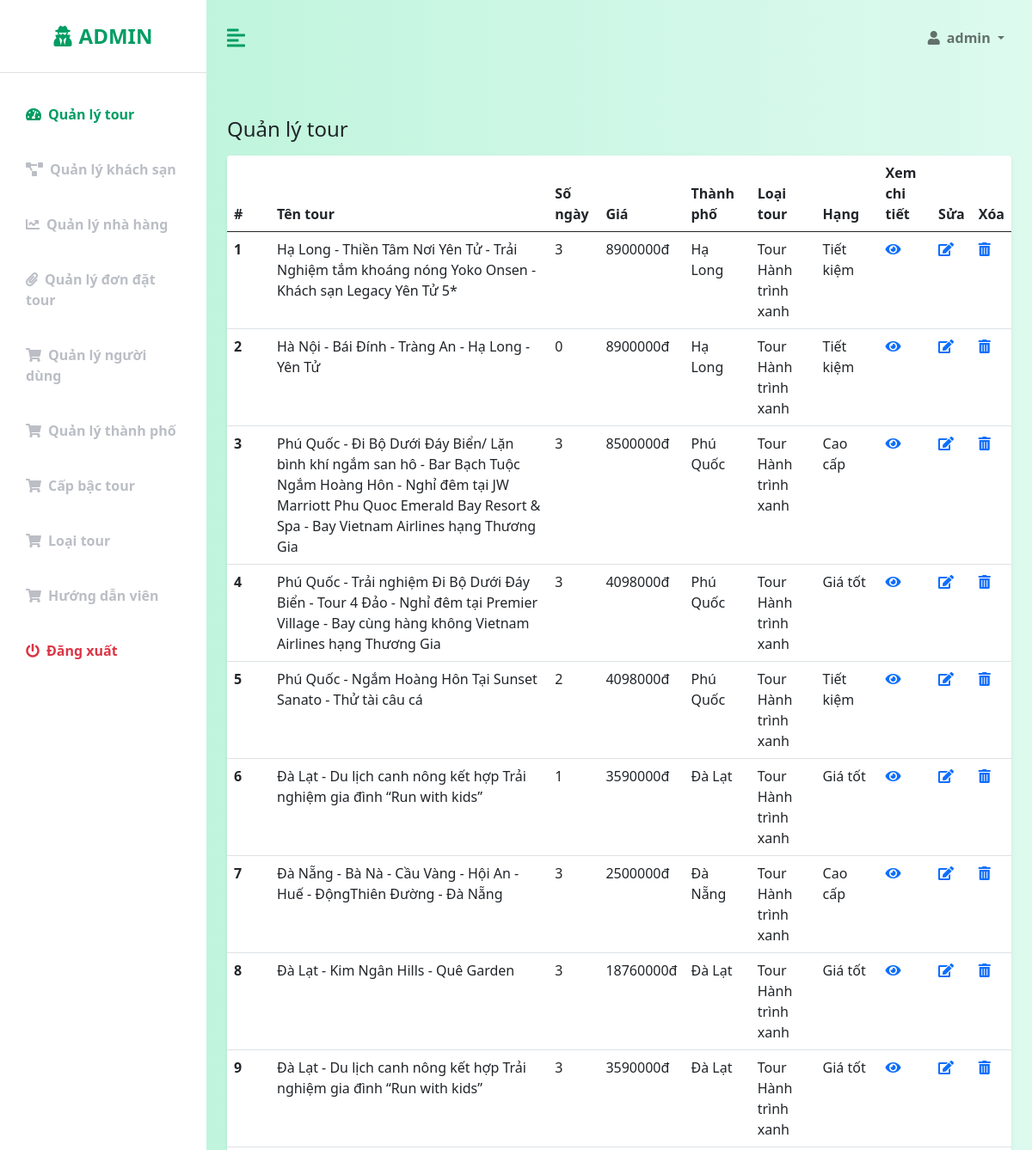
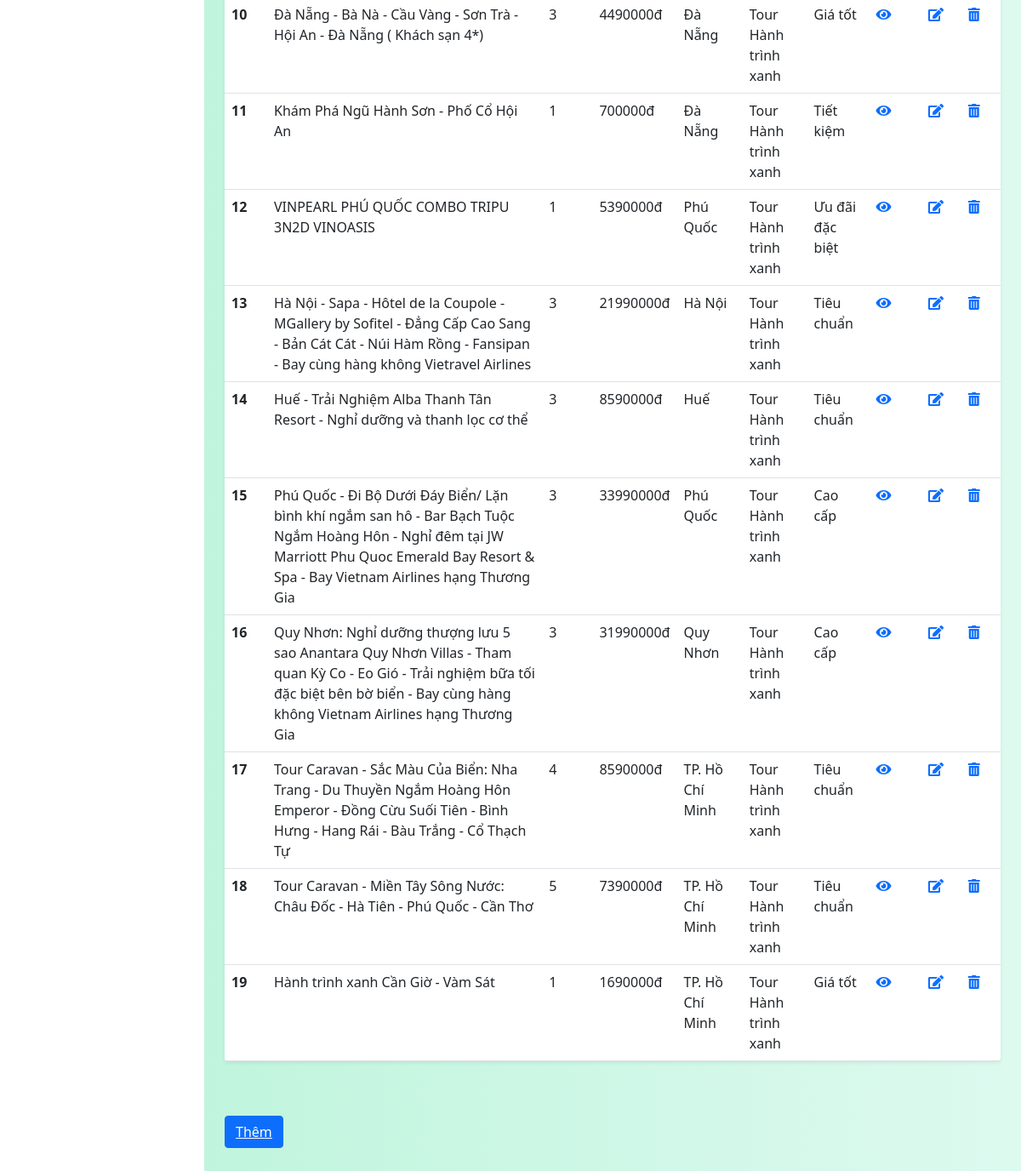
/admin/index.php (signed in), run on the app's committed database (2 pictures, top to bottom).
### tables this page shows
CREATE TABLE `customers` (
  `customer_id` int(11) NOT NULL,
  `user_name` varchar(50) NOT NULL,
  `password` varchar(255) NOT NULL,
  `email` varchar(50) NOT NULL,
  `birthday` datetime NOT NULL,
  `phone_number` varchar(10) NOT NULL,
  `name` varchar(50) NOT NULL,
  `gender` int(1) NOT NULL,
  `status` int(1) NOT NULL,
  `code` varchar(255) NOT NULL,
  `is_admin` int(10) NOT NULL,
  `date_created` datetime NOT NULL DEFAULT current_timestamp()
);

CREATE TABLE `tours` (
  `tour_id` int(11) NOT NULL,
  `tour_name` varchar(255) NOT NULL,
  `description` varchar(5000) DEFAULT NULL,
  `places` varchar(500) NOT NULL,
  `day_count` int(11) NOT NULL,
  `res_id` int(11) DEFAULT NULL,
  `hotel_id` int(11) DEFAULT NULL,
  `price_per_person` int(11) NOT NULL,
  `image_1` varchar(255) NOT NULL,
  `image_2` varchar(255) NOT NULL,
  `image_3` varchar(255) NOT NULL,
  `image_4` varchar(255) NOT NULL,
  `city_id` int(11) NOT NULL,
  `tour_guide_id` int(11) DEFAULT NULL,
  `tour_type_id` int(10) NOT NULL,
  `tour_rank_id` int(10) NOT NULL,
  `travel_schedule` text DEFAULT NULL,
  `max` int(11) NOT NULL DEFAULT 6
);

CREATE TABLE `cities` (
  `city_id` int(11) NOT NULL,
  `city_name` varchar(50) NOT NULL,
  `description` varchar(1000) DEFAULT NULL,
  `image` varchar(255) NOT NULL
);

CREATE TABLE `tourtypes` (
  `tour_type_id` int(10) NOT NULL,
  `type_name` varchar(55) NOT NULL,
  `image` varchar(255) NOT NULL
);

CREATE TABLE `ranks` (
  `rank_id` int(10) NOT NULL,
  `rank_name` varchar(55) NOT NULL,
  `description` varchar(255) NOT NULL
);

### config/database-function.php (called while the page is built, shortened)
<?php
    require_once('database-connection.php');
    function simpleQuery($sql, bool $isGet = true, $params = []){
        global $conn;
        $stmt = $conn -> prepare($sql);
        if(count($params) > 0){
            $types = '';
            foreach($params as $v){
                if(is_int($v)){
                    $types = $types.'i';
                }else if(is_double($v)){
                    $types = $types.'d';
                }else{
                    $types = $types.'s';
                }
            }
            $values = array_values($params);
            $stmt -> bind_param($types, ...$values);
        }
        $stmt -> execute();
        if($isGet){
            $record = $stmt -> get_result() -> fetch_all(MYSQLI_ASSOC);
            return $record;
        }else{
            return $stmt;
        }
    }
?>

### admin/index.php (the view, shortened to what this page needs)
<?php
    require('templates-admin/header.php');
?>
            <div class="container-fluid px-4" style="margin-bottom: 20%;">
                <div class="row my-5">
                    <h3 class="fs-4 mb-3">Quản lý tour</h3>
                    <div class="col">
                        <table class="table bg-white rounded shadow-sm  table-hover">
                            <thead>
                                <tr>
                                    <th scope="col" width="50">#</th>
                                    <th scope="col">Tên tour</th>
                                    <th scope="col">Số ngày</th>
                                    <th scope="col">Giá</th>
                                    <th scope="col">Thành phố</th>
                                    <th scope="col">Loại tour</th>
                                    <th scope="col">Hạng</th>
                                    <th scope="col">Xem chi tiết</th>
                                    <th scope="col">Sửa</th>
                                    <th scope="col">Xóa</th>
                                </tr>
                            </thead>
                            <tbody>
                                <?php
                                    $sql = "select * from tours, cities, tourtypes, ranks where tours.city_id = cities.city_id and tours.tour_rank_id = ranks.rank_id and tours.tour_type_id and tourtypes.tour_type_id group by tours.tour_id order by tours.tour_id desc";
                                    $tours = simpleQuery($sql);
                                    $i = 1;
                                    foreach($tours as $t){
                                        echo '
                                            <tr>
                                                <th scope="row">'.$i.'</th>
                                                <td>'.$t["tour_name"].'</td>
                                                <td>'.$t["day_count"].'</td>
                                                <td>'.$t["price_per_person"].'đ</td>
                                                <td>'.$t["city_name"].'</td>
                                                <td>Tour '.$t["type_name"].'</td>
                                                <td>'.$t["rank_name"].'</td>
                                                <td><a href="../more_info.php?tour_id='.$t["tour_id"].'"><i class="fas fa-eye"></i></a></td>
                                                <td><a href="sua-tour.php?tour_id='.$t["tour_id"].'"><i class="fas fa-edit"></i></a></td>
                                                <td><a href="xoa.php?tours=&tour_id='.$t["tour_id"].'"><i class="fas fa-trash-alt"></i></a></td>
                                            </tr>
                                        ';
                                        $i++;
                                    }
                                ?>
                            </tbody>
                        </table>
                    </div>
                </div>
                <button type="button" class="btn btn-primary" style="margin-bottom: 12px"><a href="them-tour.php" class="text-white">Thêm</a></button>
<?php
    include('templates-admin/footer.php')
?>

### admin/templates-admin/header.php (shortened to what this page needs)
<!DOCTYPE html>
<html lang="en">
<head>
    <link href="https://cdn.jsdelivr.net/npm/bootstrap@5.0.0-beta3/dist/css/bootstrap.min.css" rel="stylesheet" />
    <link rel="stylesheet" href="https://cdnjs.cloudflare.com/ajax/libs/font-awesome/5.15.3/css/all.min.css" />
    <link rel="stylesheet" href="https://cdnjs.cloudflare.com/ajax/libs/font-awesome/5.15.4/css/all.min.css">
    <link rel="stylesheet" href="css-admin/styles.css" />
</head>
<body>
    <div class="d-flex" id="wrapper">
        <div class="bg-white" id="sidebar-wrapper">
            <div class="sidebar-heading text-center py-4 primary-text fs-4 fw-bold text-uppercase border-bottom"><i
                    class="fas fa-user-secret me-2"></i>Admin</div>
            <div class="list-group list-group-flush my-3">
                <a href="index.php" class="list-group-item list-group-item-action bg-transparent second-text fw-bold <?php if($_SESSION["nav"] == "tours") echo "active"; ?>"><i
                        class="fas fa-tachometer-alt me-2"></i>Quản lý tour</a>
                <a href="QLKS.php" class="list-group-item list-group-item-action bg-transparent second-text fw-bold <?php if($_SESSION["nav"] == "hotels") echo "active"; ?>"><i
                        class="fas fa-project-diagram me-2"></i>Quản lý khách sạn</a>
                <a href="QLNH.php" class="list-group-item list-group-item-action bg-transparent second-text fw-bold <?php if($_SESSION["nav"] == "restaurants") echo "active"; ?>"><i
                        class="fas fa-chart-line me-2"></i>Quản lý nhà hàng</a>
                <a href="QLDDTour.php" class="list-group-item list-group-item-action bg-transparent second-text fw-bold <?php if($_SESSION["nav"] == "orders") echo "active"; ?>"><i
                        class="fas fa-paperclip me-2"></i>Quản lý đơn đặt tour</a>
                <a href="QLND.php" class="list-group-item list-group-item-action bg-transparent second-text fw-bold <?php if($_SESSION["nav"] == "customers") echo "active"; ?>"><i
                        class="fas fa-shopping-cart me-2"></i>Quản lý người dùng</a>
                <a href="QLTP.php" class="list-group-item list-group-item-action bg-transparent second-text fw-bold <?php if($_SESSION["nav"] == "cities") echo "active"; ?>"><i
                        class="fas fa-shopping-cart me-2"></i>Quản lý thành phố</a>
                <a href="QLCapTour.php" class="list-group-item list-group-item-action bg-transparent second-text fw-bold <?php if($_SESSION["nav"] == "ranks") echo "active"; ?>"><i
                        class="fas fa-shopping-cart me-2"></i>Cấp bậc tour</a>
                <a href="QLLoaiTour.php" class="list-group-item list-group-item-action bg-transparent second-text fw-bold <?php if($_SESSION["nav"] == "tourtypes") echo "active"; ?>"><i
                        class="fas fa-shopping-cart me-2"></i>Loại tour</a>
                <a href="QLHDVien.php" class="list-group-item list-group-item-action bg-transparent second-text fw-bold <?php if($_SESSION["nav"] == "tourguides") echo "active"; ?>"><i
                        class="fas fa-shopping-cart me-2"></i>Hướng dẫn viên</a>
                <a href="logout.php" class="list-group-item list-group-item-action bg-transparent text-danger fw-bold"><i
                        class="fas fa-power-off me-2"></i>Đăng xuất</a>
            </div>
        </div>
        <div id="page-content-wrapper">
            <nav class="navbar navbar-expand-lg navbar-light bg-transparent py-4 px-4">
                <div class="d-flex align-items-center">
                    <i class="fas fa-align-left primary-text fs-4 me-3" id="menu-toggle"></i>
                </div>
                <div class="collapse navbar-collapse" id="navbarSupportedContent">
                    <ul class="navbar-nav ms-auto mb-2 mb-lg-0">
                        <li class="nav-item dropdown">
                            <a class="nav-link dropdown-toggle second-text fw-bold" href="#" id="navbarDropdown"
                                role="button" data-bs-toggle="dropdown" aria-expanded="false">
                                <?php
                                  $sql = "select user_name from customers where customer_id = ?";
                                  $row = simpleQuery($sql, 1, [$_SESSION["user_id"]])[0];
                                  echo '<i class="fas fa-user me-2"></i>';
                                  echo $row["user_name"];
                                ?>
                            </a>
                        </li>
                    </ul>
                </div>
            </nav>

### admin/css-admin/styles.css (style rules this page uses)
:root { --main-bg-color: #009d63; --main-text-color: #009d63; --second-text-color: #bbbec5; --second-bg-color: #c1efde; }
.primary-text { color: var(--main-text-color); }
.second-text { color: var(--second-text-color); }
#wrapper { overflow-x: hidden; background-image: linear-gradient( to right, #baf3d7, #c2f5de, #cbf7e4, #d4f8ea, #ddfaef ); }
#sidebar-wrapper { min-height: 100vh; margin-left: -15rem; -webkit-transition: margin 0.25s ease-out; -moz-transition: margin 0.25s ease-out; -o-transition: margin 0.25s ease-out; transition: margin 0.25s ease-out; }
#sidebar-wrapper .sidebar-heading { padding: 0.875rem 1.25rem; font-size: 1.2rem; }
#sidebar-wrapper .list-group { width: 15rem; }
#page-content-wrapper { min-width: 100vw; }
#menu-toggle { cursor: pointer; }
.list-group-item { border: none; padding: 20px 30px; }
.list-group-item.active { background-color: transparent; color: var(--main-text-color); font-weight: bold; border: none; }
@media (min-width: 768px) { #sidebar-wrapper { margin-left: 0; } }
@media (min-width: 768px) { #page-content-wrapper { min-width: 0; width: 100%; } }

### data on the page
customers: user_name "admin"
tours: tour_name "Hạ Long - Thiền Tâm Nơi Yên Tử - Trải Nghiệm tắm khoáng nóng Yoko Onsen - Khách sạn Legacy Yên Tử 5*", day_count "3", price_per_person "8900000", city.city_name "Hạ Long", tourtypes.type_name "Hành trình xanh", tour_rank.rank_name "Tiết kiệm"
tours: tour_name "Hà Nội - Bái Đính - Tràng An - Hạ Long - Yên Tử", day_count "0", price_per_person "8900000", city.city_name "Hạ Long", tourtypes.type_name "Hành trình xanh", tour_rank.rank_name "Tiết kiệm"
tours: tour_name "Phú Quốc - Đi Bộ Dưới Đáy Biển/ Lặn bình khí ngắm san hô - Bar Bạch Tuộc Ngắm Hoàng Hôn - Nghỉ đêm tại JW Marriott Phu Quoc Emerald Bay Resort & Spa - Bay Vietnam Airlines hạng Thương Gia", day_count "3", price_per_person "8500000", city.city_name "Phú Quốc", tourtypes.type_name "Hành trình xanh", tour_rank.rank_name "Cao cấp"
tours: tour_name "Phú Quốc - Trải nghiệm Đi Bộ Dưới Đáy Biển - Tour 4 Đảo - Nghỉ đêm tại Premier Village - Bay cùng hàng không Vietnam Airlines hạng Thương Gia", day_count "3", price_per_person "4098000", city.city_name "Phú Quốc", tourtypes.type_name "Hành trình xanh", tour_rank.rank_name "Giá tốt"
tours: tour_name "Phú Quốc - Ngắm Hoàng Hôn Tại Sunset Sanato - Thử tài câu cá", day_count "2", price_per_person "4098000", city.city_name "Phú Quốc", tourtypes.type_name "Hành trình xanh", tour_rank.rank_name "Tiết kiệm"
tours: tour_name "Đà Lạt - Du lịch canh nông kết hợp Trải nghiệm gia đình “Run with kids”", day_count "1", price_per_person "3590000", city.city_name "Đà Lạt", tourtypes.type_name "Hành trình xanh", tour_rank.rank_name "Giá tốt"
tours: tour_name "Đà Nẵng - Bà Nà - Cầu Vàng - Hội An - Huế - ĐộngThiên Đường - Đà Nẵng", day_count "3", price_per_person "2500000", city.city_name "Đà Nẵng", tourtypes.type_name "Hành trình xanh", tour_rank.rank_name "Cao cấp"
tours: tour_name "Đà Lạt - Kim Ngân Hills - Quê Garden", day_count "3", price_per_person "18760000", city.city_name "Đà Lạt", tourtypes.type_name "Hành trình xanh", tour_rank.rank_name "Giá tốt"
tours: tour_name "Đà Lạt - Du lịch canh nông kết hợp Trải nghiệm gia đình “Run with kids”", day_count "3", price_per_person "3590000", city.city_name "Đà Lạt", tourtypes.type_name "Hành trình xanh", tour_rank.rank_name "Giá tốt"
tours: tour_name "Đà Nẵng - Bà Nà - Cầu Vàng - Sơn Trà - Hội An - Đà Nẵng ( Khách sạn 4*)", day_count "3", price_per_person "4490000", city.city_name "Đà Nẵng", tourtypes.type_name "Hành trình xanh", tour_rank.rank_name "Giá tốt"
tours: tour_name "Khám Phá Ngũ Hành Sơn - Phố Cổ Hội An", day_count "1", price_per_person "700000", city.city_name "Đà Nẵng", tourtypes.type_name "Hành trình xanh", tour_rank.rank_name "Tiết kiệm"
tours: tour_name "VINPEARL PHÚ QUỐC COMBO TRIPU 3N2D VINOASIS", day_count "1", price_per_person "5390000", city.city_name "Phú Quốc", tourtypes.type_name "Hành trình xanh", tour_rank.rank_name "Ưu đãi đặc biệt"
tours: tour_name "Hà Nội - Sapa - Hôtel de la Coupole - MGallery by Sofitel - Đẳng Cấp Cao Sang - Bản Cát Cát - Núi Hàm Rồng - Fansipan - Bay cùng hàng không Vietravel Airlines", day_count "3", price_per_person "21990000", city.city_name "Hà Nội", tourtypes.type_name "Hành trình xanh", tour_rank.rank_name "Tiêu chuẩn"
tours: tour_name "Huế - Trải Nghiệm Alba Thanh Tân Resort - Nghỉ dưỡng và thanh lọc cơ thể", day_count "3", price_per_person "8590000", city.city_name "Huế", tourtypes.type_name "Hành trình xanh", tour_rank.rank_name "Tiêu chuẩn"
tours: tour_name "Phú Quốc - Đi Bộ Dưới Đáy Biển/ Lặn bình khí ngắm san hô - Bar Bạch Tuộc Ngắm Hoàng Hôn - Nghỉ đêm tại JW Marriott Phu Quoc Emerald Bay Resort & Spa - Bay Vietnam Airlines hạng Thương Gia", day_count "3", price_per_person "33990000", city.city_name "Phú Quốc", tourtypes.type_name "Hành trình xanh", tour_rank.rank_name "Cao cấp"
tours: tour_name "Quy Nhơn: Nghỉ dưỡng thượng lưu 5 sao Anantara Quy Nhơn Villas - Tham quan Kỳ Co - Eo Gió - Trải nghiệm bữa tối đặc biệt bên bờ biển - Bay cùng hàng không Vietnam Airlines hạng Thương Gia", day_count "3", price_per_person "31990000", city.city_name "Quy Nhơn", tourtypes.type_name "Hành trình xanh", tour_rank.rank_name "Cao cấp"
tours: tour_name "Tour Caravan - Sắc Màu Của Biển: Nha Trang - Du Thuyền Ngắm Hoàng Hôn Emperor - Đồng Cừu Suối Tiên - Bình Hưng - Hang Rái - Bàu Trắng - Cổ Thạch Tự", day_count "4", price_per_person "8590000", city.city_name "TP. Hồ Chí Minh", tourtypes.type_name "Hành trình xanh", tour_rank.rank_name "Tiêu chuẩn"
tours: tour_name "Tour Caravan - Miền Tây Sông Nước: Châu Đốc - Hà Tiên - Phú Quốc - Cần Thơ", day_count "5", price_per_person "7390000", city.city_name "TP. Hồ Chí Minh", tourtypes.type_name "Hành trình xanh", tour_rank.rank_name "Tiêu chuẩn"
tours: tour_name "Hành trình xanh Cần Giờ - Vàm Sát", day_count "1", price_per_person "1690000", city.city_name "TP. Hồ Chí Minh", tour_type.type_name "Hành trình xanh", tour_rank.rank_name "Giá tốt"
